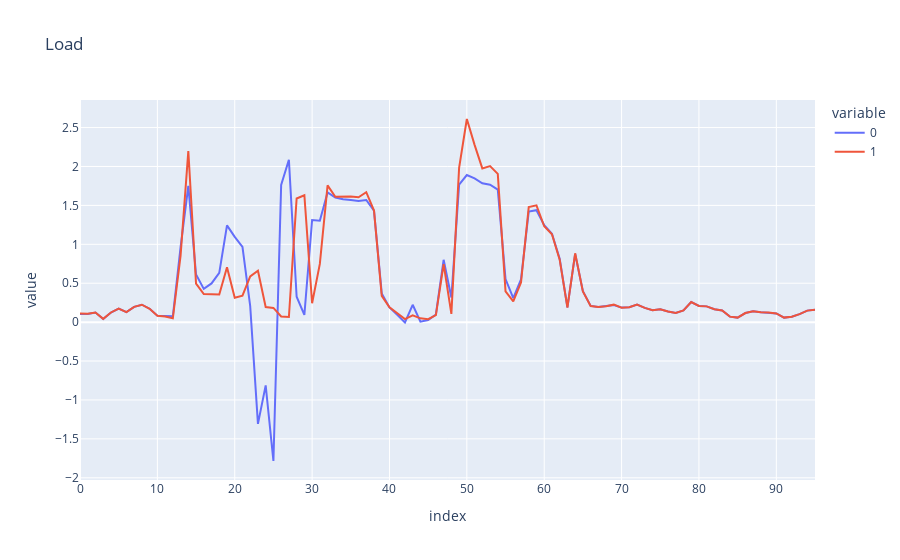

Notebook cell for this chart:
### Code cell
fig = px.line(torch.concat([load_pred, load_input], axis=1).detach().numpy(), title="Load")

fig.show()
